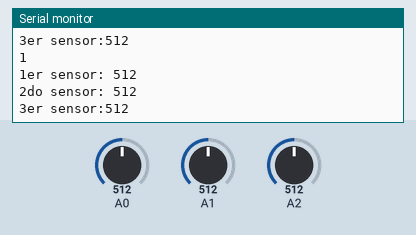
A sketch run on a simulated Arduino Uno, built with avr-gcc and run on an emulated ATmega328P. Shown: the last lines printed to the serial monitor. Inputs (shaded band) come from the test bench; at power-on: A0 = 512, A1 = 512, A2 = 512. No radio packets arrive unless stated.

Above: at 1.2 s.
1.3 s: A0 set to 991
At 2.3 s:
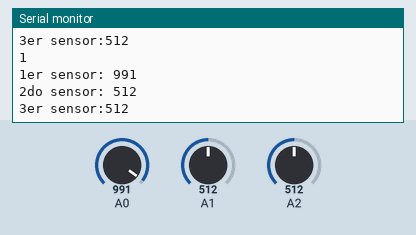
2.8 s: A0 set to 1017
At 3.6 s:
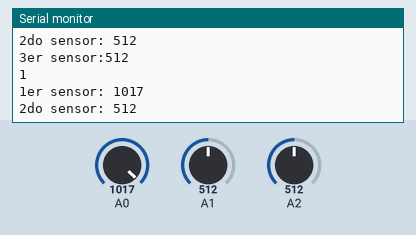
7.3 s: A1 set to 990
At 7.9 s:
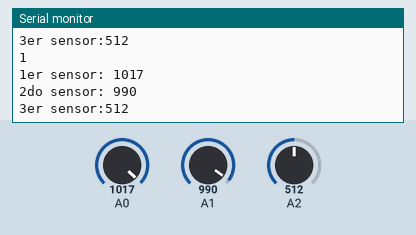
8.8 s: A1 set to 1007
At 9.5 s:
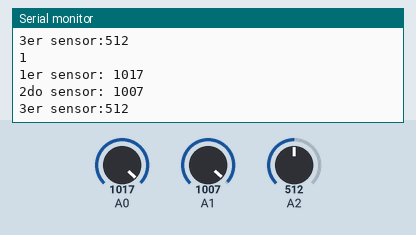
11.8 s: A2 set to 106
At 12.7 s:
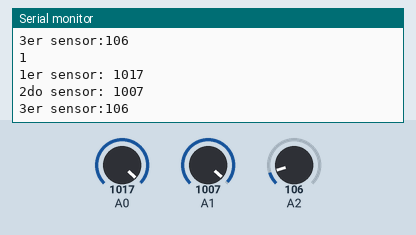
13.3 s: A2 set to 92
At 13.9 s:
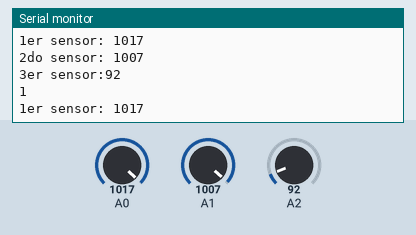
Timing chart, 0 to 16.3 s (numbered marks = the images above; inputs shaded):
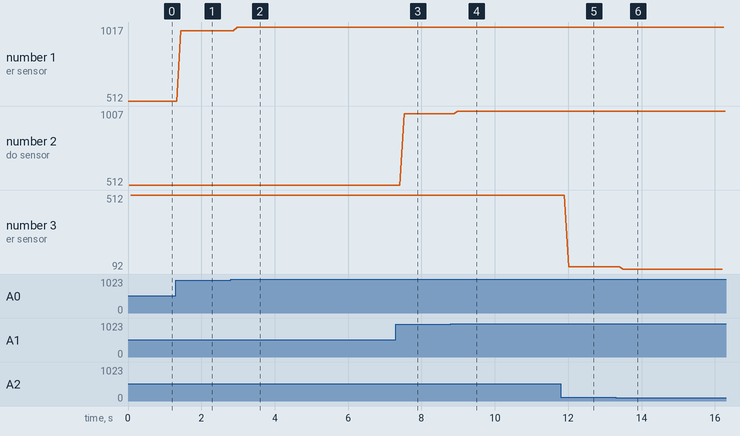

The sketch:

trasmisorbueno.ino
```cpp
#include <RH_ASK.h>
#include <SPI.h>

RH_ASK driver;
int L = 0;
void setup()
{
  Serial.begin(4800);
  pinMode(A2, INPUT);
  pinMode(A1, INPUT);
  pinMode(A0, INPUT);
  driver.init();

}

void loop()
{
  long m, j, k;

  m = analogRead(A0);
  j = analogRead(A1);
  k = analogRead(A2);

  // primer sensor

  Serial.print("1er sensor: ");
  Serial.println(m);

  Serial.print("2do sensor: ");
  Serial.println(j);

  Serial.print("3er sensor:");
  Serial.println(k);

  char mensaje[32];
  snprintf(mensaje, sizeof(mensaje), "M:%ld,J:%ld,K:%ld,L:%ld", m, j, k, L);

  driver.send((uint8_t *)mensaje, strlen(mensaje));
  driver.waitPacketSent();

  Serial.println(driver.send((uint8_t *)mensaje, strlen(mensaje)));
}
```

Measured:
- the behaviour switches between 999 and 1000 on A0 (found by bisection; images 1 and 2)
- the behaviour switches between 100 and 99 on A2 (found by bisection; images 5 and 6)
- after the input at 1.3 s, the serial monitor: prints a new line after 0.14 s (image 1)
- after the input at 2.8 s, the serial monitor: prints a new line after 0.18 s (image 2)
- after the input at 7.3 s, the serial monitor: prints a new line after 0.23 s (image 3)
- after the input at 8.8 s, the serial monitor: prints a new line after 0.19 s (image 4)
- after the input at 11.8 s, the serial monitor: prints a new line after 0.21 s (image 5)
- after the input at 13.3 s, the serial monitor: prints a new line after 0.20 s (image 6)
